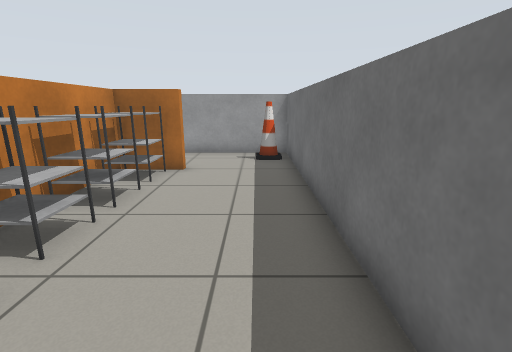
view 1 (above)

18 first-person views from a walk through a robot-simulator world made for Gazebo. The camera is 1 m above the floor, tilts 14° down and sees 85° across. The lines on the ground mark 1 m squares. The floor is counted in squares, 0.5 m on a side. Each view is taken from the middle of a square. On the plan, view 1 faces up. The plan holds only what a view shows up to about 16 squares ahead; the rest is blank. Simple patterns stand in for the simulator's built-in surfaces.

view 2
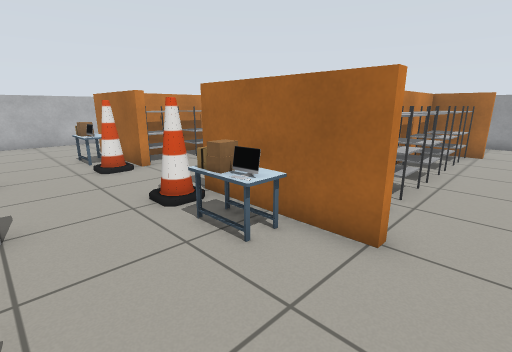

view 3
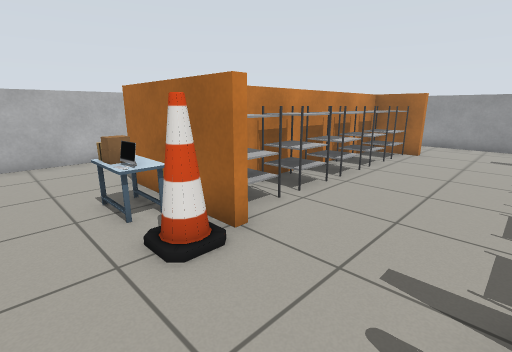

view 4
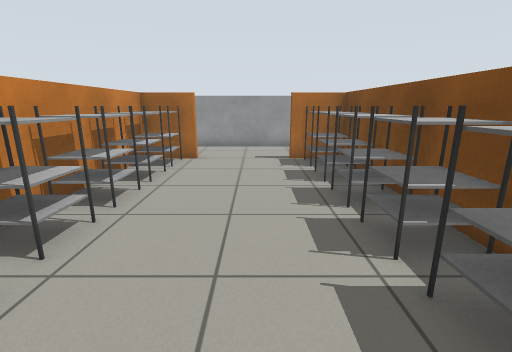

view 5
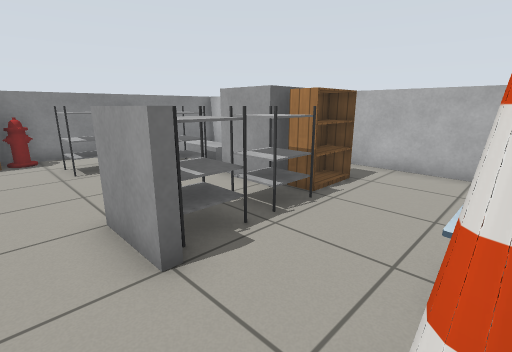

view 6
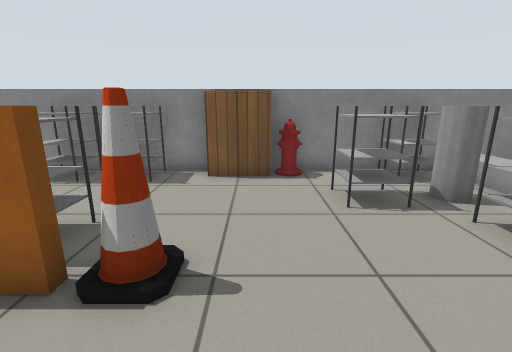

view 7
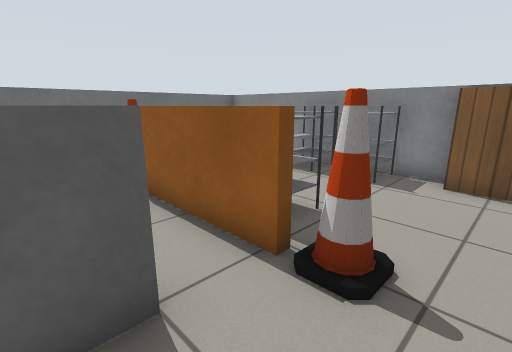

view 8
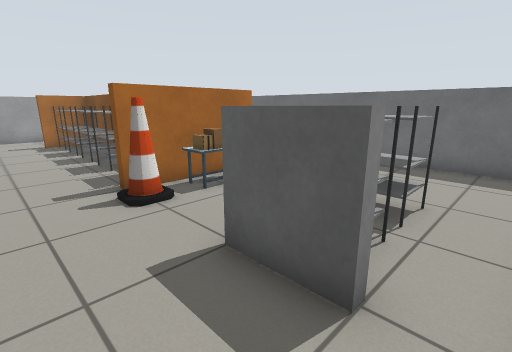

view 9
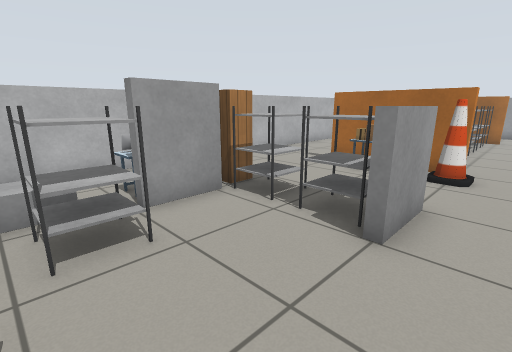

view 10
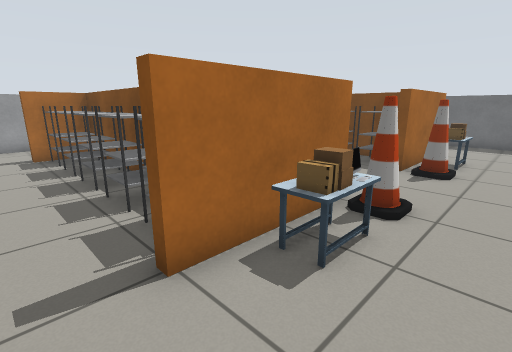

view 11
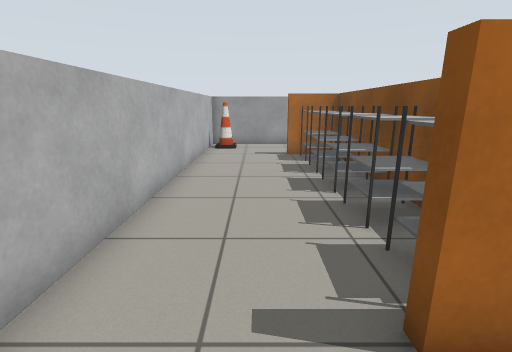

view 12
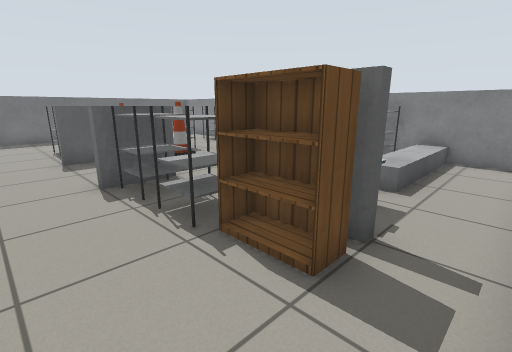

view 13
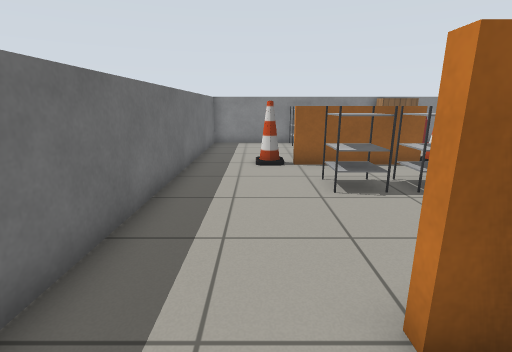

view 14
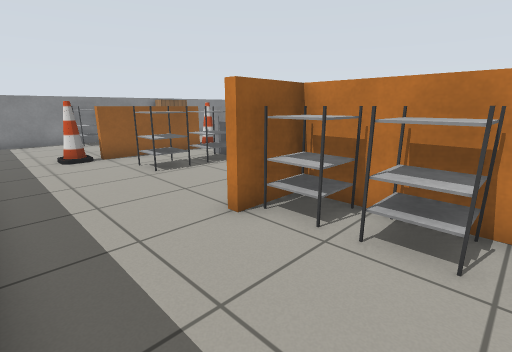

view 15
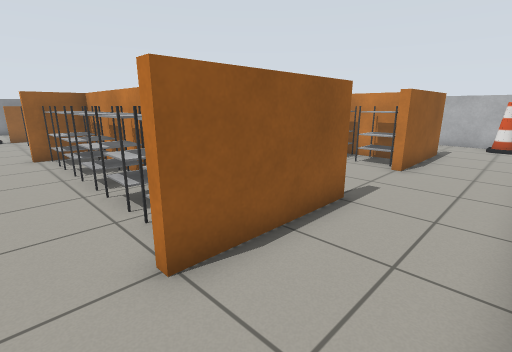

view 16
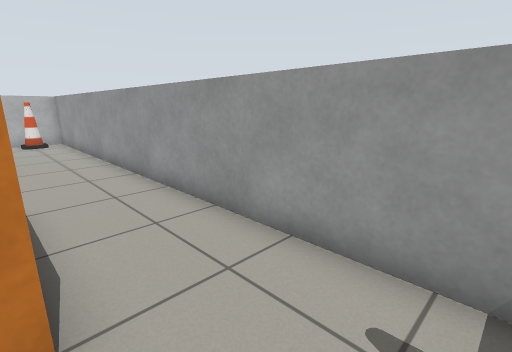

view 17
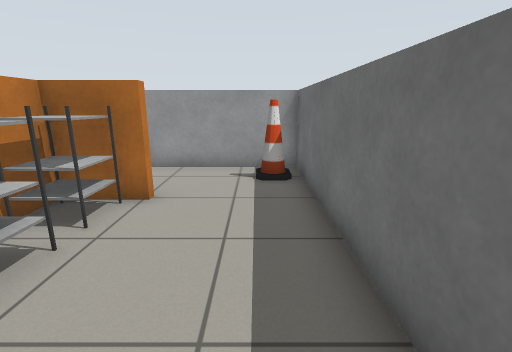

view 18
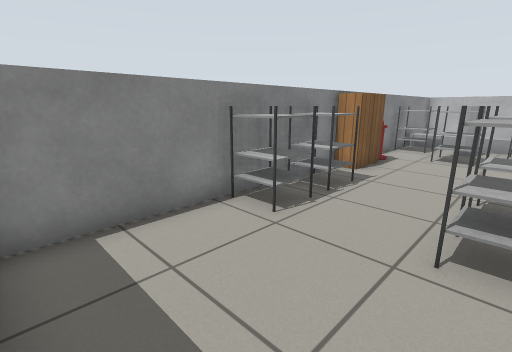

### Floor plan
Points are (right, up) in squares from view 1. A wall is a line through its corners. A room is listed if a view was taken in it or the views show most of it. See-through windows are left out.
Room 1 (views 1, 2, 3, 4, 5, 6, 7, 8, 9, 10, 11, 12, 13, 14, 15, 16, 17, 18)
walls: (-10.3, -0.8) (-10.3, -1.2) (-14.6, -1.2) (-14.6, -0.8); (-4.6, 0.4) (-4.6, 8.8) (-6.6, 8.8) (-6.6, 9.2) (-2.4, 9.2) (-2.4, 8.8) (-4.4, 8.8) (-4.4, -0.8) (-2.4, -0.8) (-2.4, -1.2) (-6.6, -1.2) (-6.6, -0.8); (-10.3, -5.4) (-10.3, -7) (-10.7, -7); (-12.6, 2.4) (-12.6, 8.8) (-14.6, 8.8) (-14.6, 9.2) (-10.3, 9.2) (-10.3, 8.8) (-12.3, 8.8) (-12.3, 0.4); (-6.6, -8.6) (-2.4, -8.6); (-16.5, -7.2) (-16.5, -6.9) (-14.3, -6.9) (-14.3, -7.6); (1.4, 12.3) (-18.3, 12.3) (-18.3, -14.8) (1.4, -14.8) (1.4, 12.3)
low walls: (-10.7, -7) (-10.7, -6.4)
objects: cone (-18, 11) to (-17, 11); conveyor (-16, -14) to (-15, -10); desk (-16, -9) to (-15, -8); bookshelf (-16, -6) to (-15, -6); shelf (-14, -14) to (-13, -14); grey cylinder (-14, -12) to (-13, -12); shelf (-14, -10) to (-13, -10); shelf (-14, -6) to (-13, -6); shelf (-14, 0) to (-13, 0); shelf (-14, 2) to (-13, 2); shelf (-14, 4) to (-13, 4); shelf (-14, 6) to (-13, 6); shelf (-14, 8) to (-13, 8); desk (-13, -2) to (-12, -2); shelf (-12, -12) to (-11, -12); shelf (-12, -6) to (-11, -5); shelf (-12, 0) to (-11, 0); shelf (-12, 2) to (-11, 2); shelf (-12, 4) to (-11, 4); shelf (-12, 6) to (-11, 6); shelf (-12, 8) to (-11, 8); cone (-11, -2) to (-10, -2); fire hydrant (-10, -14); bookshelf (-9, -14) to (-8, -14); cone (-8, -9) to (-7, -9); cone (-7, -2) to (-6, -2); shelf (-6, -14) to (-5, -14); shelf (-6, -10) to (-5, -10); shelf (-6, -7) to (-5, -5); shelf (-6, 0) to (-5, 0); shelf (-6, 2) to (-5, 2); shelf (-6, 4) to (-5, 4); shelf (-6, 6) to (-5, 6); shelf (-6, 8) to (-5, 8); desk (-5, -2) to (-4, -2); shelf (-4, -14) to (-3, -14); shelf (-4, -10) to (-3, -10); shelf (-4, -6) to (-3, -6); shelf (-4, 0) to (-3, 0); shelf (-4, 2) to (-3, 2); shelf (-4, 4) to (-3, 4); shelf (-4, 6) to (-3, 6); shelf (-4, 8) to (-3, 8); cone (-2, -9) to (-1, -9); cone (0, 11) to (1, 11)

Positions as (right, up) in squares from view 1, and headings:
1: (0, 0), facing up
2: (-1, -5), facing up-left
3: (-7, -4), facing up-left
4: (-8, -2), facing up
5: (-9, -2), facing down-left
6: (-9, -6), facing down
7: (-9, -6), facing down-right
8: (-9, -8), facing up-right
9: (-9, -11), facing up-left
10: (-16, -4), facing up-right
11: (-16, -3), facing up
12: (-18, -3), facing down-right
13: (-1, 1), facing down
14: (1, 3), facing down-left
15: (-1, 12), facing down-left
16: (0, 9), facing up-left
17: (0, 3), facing up
18: (1, -10), facing down-left
